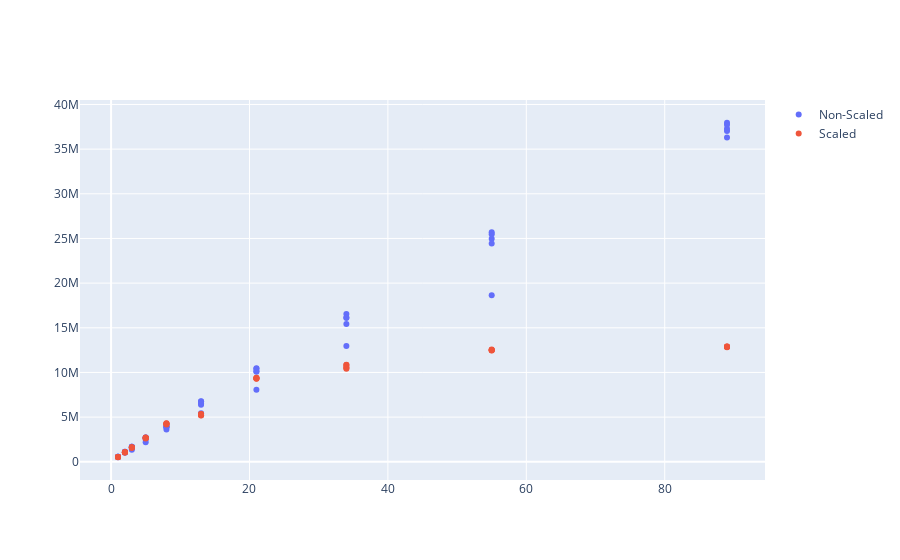

Write notebook code for a chart like this one.
### Code cell
fig = go.Figure()
fig.add_trace(go.Scatter(x=hashes['Node=Actor(s)'],
                         y=hashes['Hashrate'],
                         mode='markers',
                         name='Non-Scaled'))

fig.add_trace(go.Scatter(x=scaled_hashes['Node=Actor(s)'],
                         y=scaled_hashes['Hashrate'],
                         mode='markers',
                         name='Scaled'))

fig
